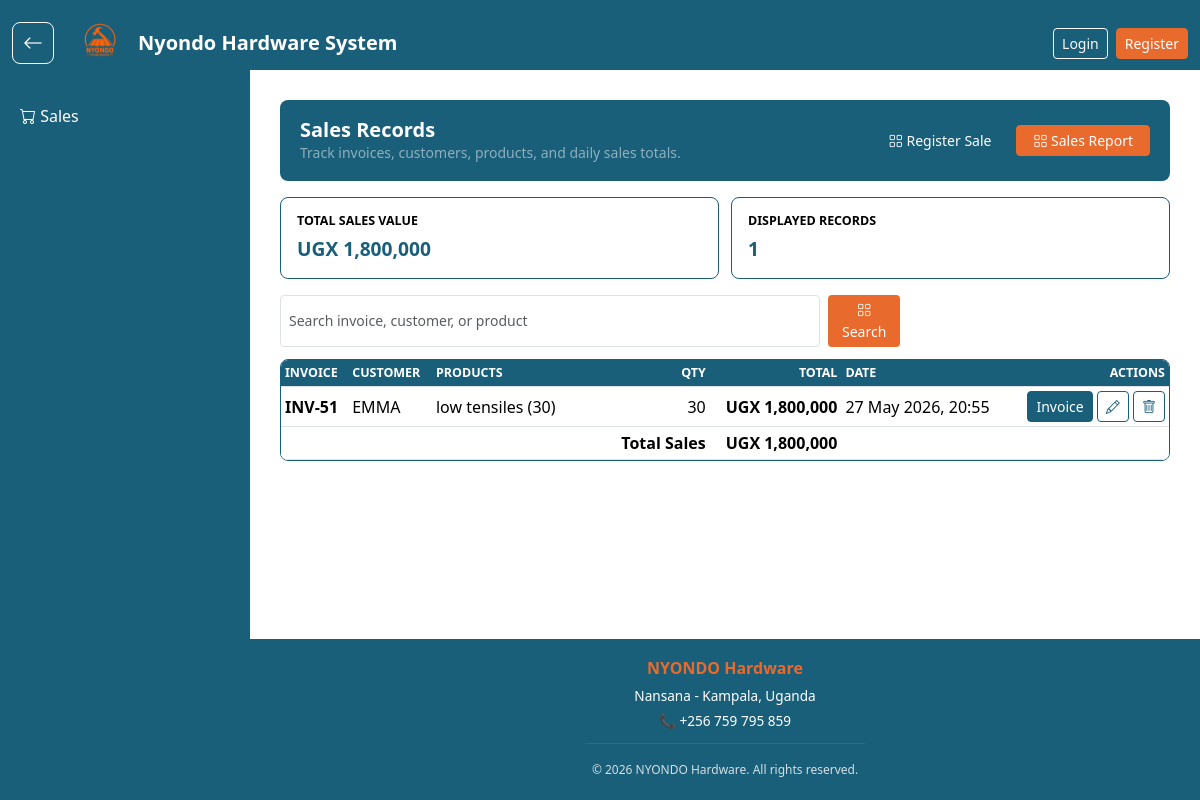
/saleapp/home/, run on an earlier commit of the app's database.
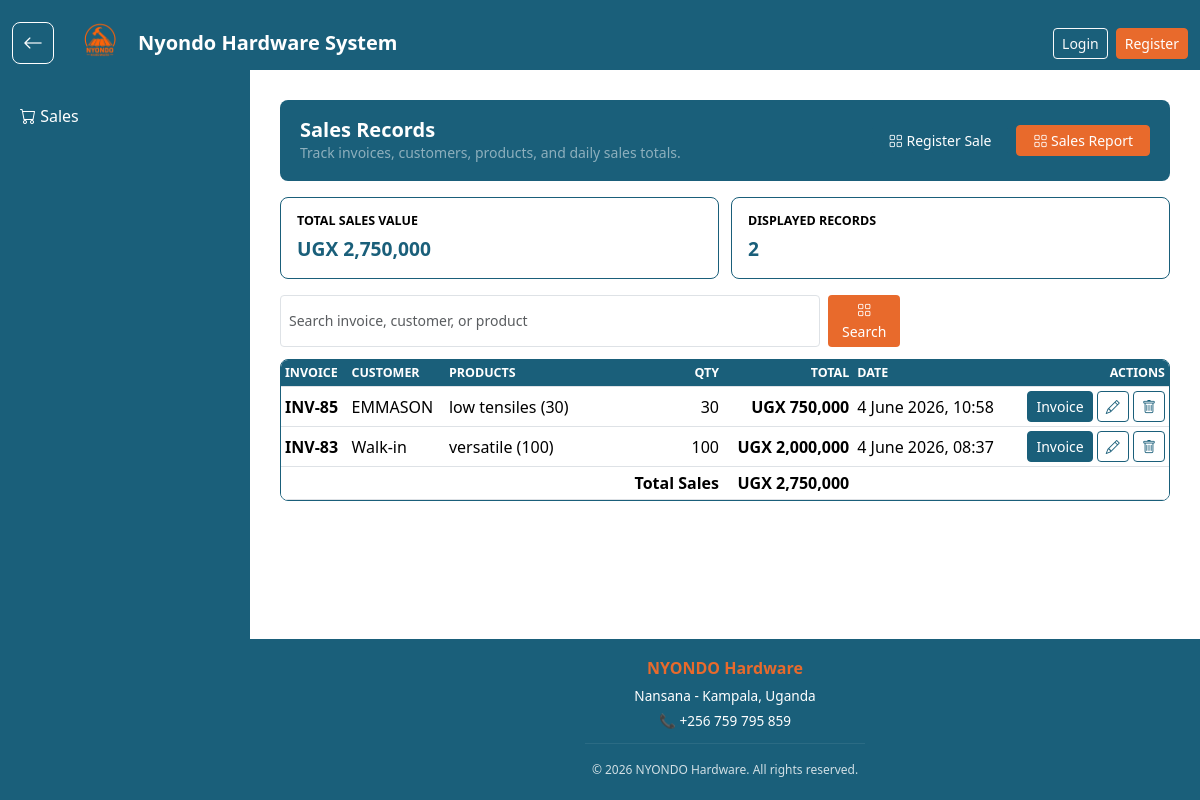
And on a later commit of the database.
### saleapp/models.py (models this page shows, shortened)
class Sales(models.Model):
    product_name = models.ForeignKey(Product, on_delete=models.CASCADE, null=True, blank=True)
    customer_name = models.CharField(max_length=255, blank=True, null=True)
    quantity = models.PositiveIntegerField(default=0)
    distance = models.DecimalField(max_digits=10, decimal_places=2, default=0)
    transport = models.DecimalField(max_digits=10, decimal_places=2, default=0)
    transport_note = models.CharField(max_length=255, blank=True, null=True)
    total_amount = models.DecimalField(max_digits=10, decimal_places=2, default=0)
    sale_date = models.DateTimeField(auto_now_add=True)
    @property
    def item_summary(self):
        items = self.items.all()
        if items.exists():
            return ", ".join(f"{item.product.product_name} ({item.quantity})" for item in items)
        if self.product_name:
            return self.product_name.product_name
        return "No products"

class SaleItem(models.Model):
    sale = models.ForeignKey(Sales, on_delete=models.CASCADE, related_name='items')
    product = models.ForeignKey(Product, on_delete=models.CASCADE)
    quantity = models.PositiveIntegerField()
    unit_price = models.DecimalField(max_digits=10, decimal_places=2)
    line_total = models.DecimalField(max_digits=10, decimal_places=2)
    distance = models.DecimalField(max_digits=10, decimal_places=2, default=0)

class Product(models.Model):
    category_name = models.ForeignKey(Category, on_delete=models.CASCADE)
    product_name = models.CharField(max_length=100)
    cost_price = models.DecimalField(max_digits=10, decimal_places=2, default=0)
    unit_price = models.DecimalField(max_digits=10, decimal_places=2, default=0)
    description = models.TextField()
    current_stock = models.IntegerField(default=0)

### saleapp/views.py (the view, shortened to what this page needs)
# urls.py: 2. Add a URL to urlpatterns:  path('', views.home, name='home')
def home(request):
    search_query = request.GET.get('search', '').strip()
    all_sales = Sales.objects.all().order_by("-sale_date")
    total_money = all_sales.aggregate(Sum('total_amount'))['total_amount__sum'] or 0
    return render(request, "home.html", {
        'sales': all_sales,
        'total_sales_value': total_money,
        'search_query': search_query
    })

### saleapp/templates/home.html (shortened to what this page needs)
{% extends 'base.html' %}
{% load humanize %}
{% block content %}
<div class="sales-page">
    <section class="sales-header">
        <div>
            <h3>Sales Records</h3>
            <p class="small text-white-50">Track invoices, customers, products, and daily sales totals.</p>
        </div>
        <div class="sales-actions">
            <a href="{% url 'create_sale' %}" class="btn btn-primary btn-sm px-3">
                <i class="bi bi-grid"></i> Register Sale
            </a>
            <a href="{% url 'sales_report' %}" class="btn btn-secondary btn-sm px-3">
                <i class="bi bi-grid"></i> Sales Report
            </a>
        </div>
    </section>
    <section class="sales-summary">
        <div class="summary-box">
            <p class="summary-label">Total Sales Value</p>
            <div class="summary-value">UGX {{ total_sales_value|floatformat:0|intcomma }}</div>
        </div>
        <div class="summary-box">
            <p class="summary-label">Displayed Records</p>
            <div class="summary-value">{{ sales|length|intcomma }}</div>
        </div>
    </section>
    <div class="sales-toolbar">
        <form method="GET" action="" class="sales-search">
            <input type="text" name="search" class="form-control form-control-sm"
                   placeholder="Search invoice, customer, or product" value="{{ search_query }}">
            <button type="submit" class="btn btn-sm" style="background-color: #e86a2c; color: white;">
                <i class="bi bi-grid"></i> Search
            </button>
        </form>
    </div>
    <div class="table-shell">
        <div class="table-responsive">
            <table class="table table-hover table-sm sales-table">
                <thead>
                    <tr>
                        <th>Invoice</th>
                        <th>Customer</th>
                        <th>Products</th>
                        <th class="text-end">Qty</th>
                        <th class="text-end">Total</th>
                        <th>Date</th>
                        <th class="text-end">Actions</th>
                    </tr>
                </thead>
                <tbody>
                    {% for sale in sales %}
                    <tr>
                        <td class="fw-semibold">INV-{{ sale.id }}</td>
                        <td>{{ sale.customer_name|default:"Walk-in" }}</td>
                        <td class="products-cell">{{ sale.item_summary }}</td>
                        <td class="text-end">{{ sale.quantity }}</td>
                        <td class="text-end amount-cell">UGX {{ sale.total_amount|floatformat:0|intcomma }}</td>
                        <td>{{ sale.sale_date|date:"j F Y, H:i" }}</td>
                        <td class="text-end">
                            <a href="{% url 'invoice' sale.id %}" class="btn btn-dark btn-sm">Invoice</a>
                            <a href="{% url 'edit_sale' sale.id %}" class="btn btn-outline-primary btn-sm" title="Edit">
                                <i class="bi bi-pencil"></i>
                            </a>
                            <a href="{% url 'delete_sale' sale.id %}" class="btn btn-outline-danger btn-sm" title="Delete">
                                <i class="bi bi-trash"></i>
                            </a>
                        </td>
                    </tr>
                    {% empty %}
                    <tr>
                        <td colspan="7" class="text-center text-muted py-4">
                            No sales records found.
                        </td>
                    </tr>
                    {% endfor %}
                </tbody>
                <tfoot>
                    <tr>
                        <th colspan="4" class="text-end">Total Sales</th>
                        <th class="text-end">UGX {{ total_sales_value|floatformat:0|intcomma }}</th>
                        <th colspan="2"></th>
                    </tr>
                </tfoot>
            </table>
        </div>
    </div>
</div>
{% endblock %}

### templates/base.html (shortened to what this page needs)
{% load static %}
<!DOCTYPE html>
<html lang="en">
<head>
    <link href="https://cdn.jsdelivr.net/npm/bootstrap@5.3.3/dist/css/bootstrap.min.css" rel="stylesheet">
    <link rel="stylesheet" href="https://cdn.jsdelivr.net/npm/bootstrap-icons@1.11.3/font/bootstrap-icons.min.css">
</head>
<body>
    {% include 'nav.html' %}
    <main class="main-content">
        {% block content %}
        {% endblock %}
    </main>
    <footer class="site-footer">
        <div class="container">
            <h6>NYONDO Hardware</h6>
            <p>Nansana - Kampala, Uganda</p>
            <p>📞 +256 759 795 859</p>
            <hr>
            <small>&copy; 2026 NYONDO Hardware. All rights reserved.</small>
        </div>
    </footer>
</body>
</html>

### templates/nav.html (shortened to what this page needs)
{% load static %}
<nav class="navbar navbar-dark top-navbar fixed-top">
    <div class="container-fluid d-flex justify-content-between align-items-center">
        <div class="d-flex align-items-center">
            <button
                type="button"
                class="back-arrow-btn me-3"
                onclick="goBackToPreviousPage()"
                aria-label="Go back"
                title="Go back">
                <i class="bi bi-arrow-left"></i>
            </button>
            <a href="{% url 'home' %}"
               class="navbar-brand fw-bold d-flex align-items-center">
                <img src="{% static 'stenalogo.png' %}"
                     alt="logo"
                     width="60"
                     height="60"
                     class="rounded-circle me-2">
                Nyondo Hardware System
            </a>
        </div>
        <div class="d-flex align-items-center">
            {% if user.is_authenticated %}
                <span class="text-white me-3">
                    Welcome, {{ user.username }}
                </span>
                <form action="{% url 'logout' %}" method="POST" class="m-0">
                    {% csrf_token %}
                    <button type="submit" class="btn btn-dark btn-sm">
                        Logout
                    </button>
                      <a href="{% url 'register' %}"
                   class="btn btn-secondary btn-sm">
                    Register
                </a>
                </form>
            {% else %}
                <a href="{% url 'login' %}"
                   class="btn btn-outline-light btn-sm me-2">
                    Login
                </a>
                <a href="{% url 'register' %}"
                   class="btn btn-secondary btn-sm">
                    Register
                </a>
            {% endif %}
        </div>
    </div>
</nav>
<div class="sidebar">
      <a href="{% url 'home' %}">
            <i class="bi bi-cart"></i> Sales
             </a>
</div>

### templates/base.html (style rules this page uses)
:root { --brand-blue: #1a5f7a; --brand-orange: #e86a2c; --brand-black: #000000; --message-red: #dc3545; --message-green: #198754; }
body { color: var(--brand-black); display: flex; flex-direction: column; min-height: 100vh; }
.main-content { flex: 1; }
.btn-primary, .btn-success, .btn-info, .btn-dark { border-color: var(--brand-blue) !important; background-color: var(--brand-blue) !important; color: #ffffff !important; }
.btn-secondary, .btn-warning, .btn-light { border-color: var(--brand-orange) !important; background-color: var(--brand-orange) !important; color: #ffffff !important; }
.btn-outline-primary, .btn-outline-secondary, .btn-outline-danger, .btn-outline-dark { border-color: var(--brand-blue) !important; color: var(--brand-blue) !important; }
.bi { color: currentColor; }
.site-footer { background-color: #1a5f7a; color: white; text-align: center; padding: 20px 0; margin-top: 40px; }
.site-footer h6 { margin-bottom: 8px; color: #e86a2c; font-size: 1rem; font-weight: 600; }
.site-footer p { margin-bottom: 4px; font-size: 0.85rem; }
.site-footer hr { max-width: 280px; margin: 12px auto; border-color: rgba(255,255,255,0.3); }
.site-footer small { font-size: 0.75rem; opacity: 0.8; }

### templates/nav.html (style rules this page uses)
body { background-color: #ffffff; }
.top-navbar { height: 70px; z-index: 1000; background-color: #1a5f7a; }
.back-arrow-btn { width: 42px; height: 42px; display: inline-flex; align-items: center; justify-content: center; border: 1px solid #ffffff; border-radius: 8px; color: white; background-color: #1a5f7a; font-size: 1.25rem; text-decoration: none; transition: background-color 0.2s ease, border-color 0.2s ease; }
.sidebar { width: 250px; height: 100vh; position: fixed; top: 70px; left: 0; background-color: #1a5f7a; padding-top: 20px; }
.sidebar a { display: block; padding: 14px 20px; color: white; text-decoration: none; transition: 0.3s; }
.main-content { margin-left: 250px; margin-top: 70px; padding: 30px; }
.sales-table, .sales-table th, .sales-table td { white-space: nowrap; }
footer { margin-left: 250px; }

### saleapp/templates/home.html (style rules this page uses)
.sales-page { max-width: 1180px; margin: 0 auto; }
.sales-header { display: flex; justify-content: space-between; gap: 16px; align-items: center; padding: 18px 20px; border-radius: 8px; background-color: #1a5f7a; color: #ffffff; }
.sales-header h3 { margin: 0; font-size: 1.25rem; font-weight: 700; }
.sales-header p, .sales-summary p { margin: 0; }
.sales-actions, .sales-toolbar { display: flex; flex-wrap: wrap; gap: 8px; }
.sales-summary { display: grid; grid-template-columns: repeat(2, minmax(0, 1fr)); gap: 12px; margin: 16px 0; }
.summary-box { padding: 14px 16px; border: 1px solid #1a5f7a; border-radius: 8px; background: #ffffff; }
.summary-label { color: #000000; font-size: 0.78rem; text-transform: uppercase; font-weight: 700; }
.summary-value { margin-top: 4px; color: #1a5f7a; font-size: 1.2rem; font-weight: 800; }
.sales-toolbar { justify-content: space-between; align-items: center; margin-bottom: 12px; }
.sales-search { display: flex; gap: 8px; flex: 1 1 360px; max-width: 620px; }
.sales-search input { min-height: 38px; }
.table-shell { overflow: hidden; border: 1px solid #1a5f7a; border-radius: 8px; background: #ffffff; }
.sales-table { margin: 0; white-space: nowrap; }
.sales-table thead th { background-color: #1a5f7a; color: #ffffff; font-size: 0.78rem; text-transform: uppercase; vertical-align: middle; }
.sales-table td { vertical-align: middle; }
.products-cell { min-width: 220px; white-space: normal; }
.amount-cell { color: #1a5f7a; font-weight: 700; }

What changed in the data, as far as the page shows it:
removed Sales: id "51", customer_name "EMMA", item_summary "low tensiles (30)", quantity "30", total_amount "1,800,000", sale_date "27 May 2026, 20:55"
added Sales: id "85", customer_name "EMMASON", item_summary "low tensiles (30)", quantity "30", total_amount "750,000", sale_date "4 June 2026, 10:58"
added Sales: id "83", customer_name "Walk-in", item_summary "versatile (100)", quantity "100", total_amount "2,000,000", sale_date "4 June 2026, 08:37"
Also different on the page:
{{ total_sales_value|floatformat:0|intcomma }}: "1,800,000" → "2,750,000"
{{ sales|length|intcomma }}: "1" → "2"
